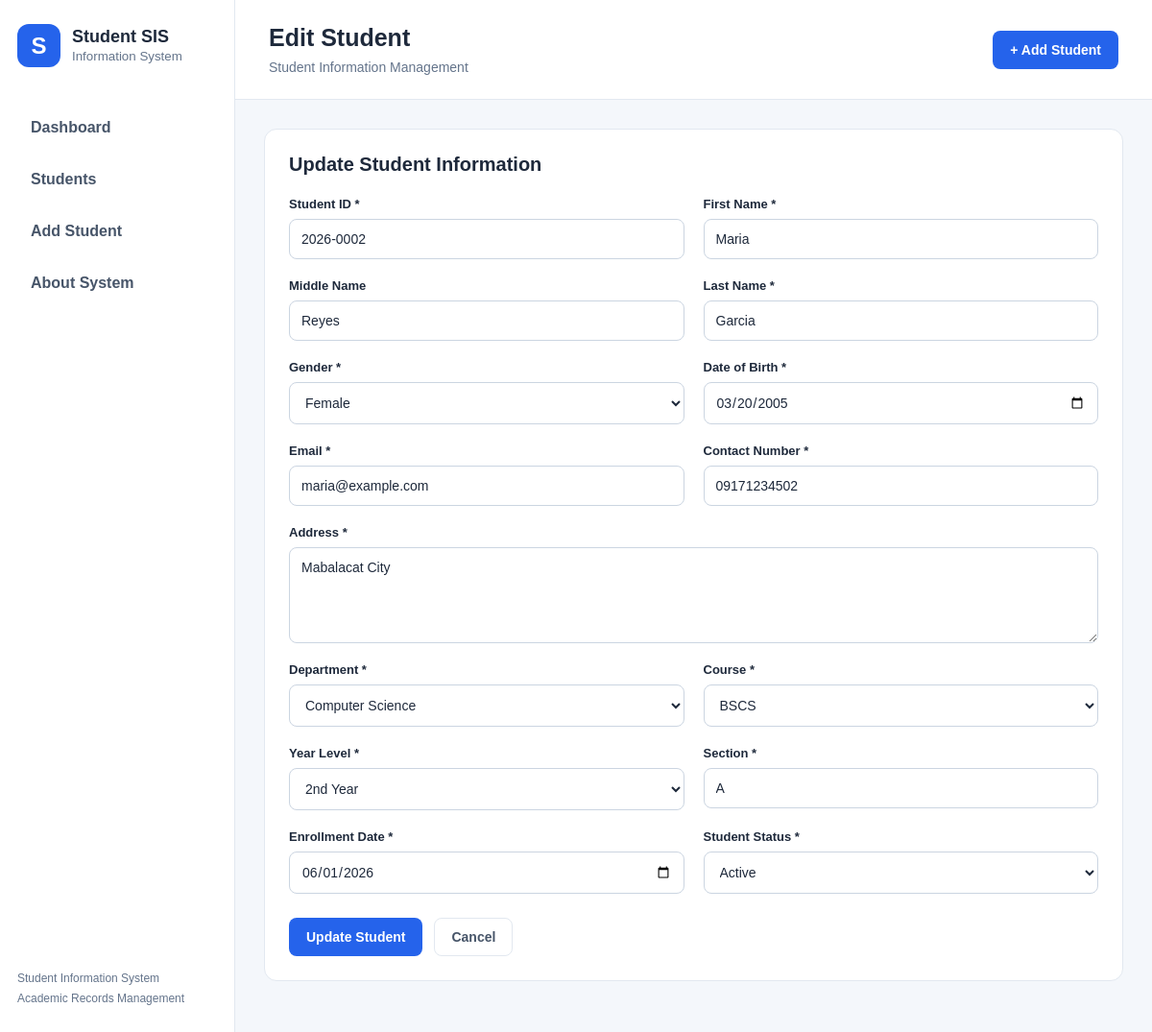
The page /edit_student/2 on the database its author committed.
### tables this page shows
CREATE TABLE students (
                id INTEGER PRIMARY KEY AUTOINCREMENT,
                student_id TEXT NOT NULL UNIQUE,
                first_name TEXT NOT NULL,
                middle_name TEXT,
                last_name TEXT NOT NULL,
                gender TEXT NOT NULL,
                date_of_birth TEXT NOT NULL,
                email TEXT NOT NULL,
                contact_number TEXT NOT NULL,
                address TEXT NOT NULL,
                department TEXT NOT NULL,
                course TEXT NOT NULL,
                year_level TEXT NOT NULL,
                section TEXT NOT NULL,
                enrollment_date TEXT NOT NULL,
                student_status TEXT NOT NULL
            );

### app.py (the view, shortened to what this page needs)
@app.route("/edit_student/<int:id>", methods=["GET", "POST"])
def edit_student(id):
    student = database.get_student(id)
    if student is None:
        abort(404)
    return render_template(
        "edit_student.html",
        student=student,
        departments=DEPARTMENTS,
        courses=COURSES,
        years=YEAR_LEVELS,
        statuses=STATUSES
    )

### database.py (called while the page is built)
@contextmanager
def get_connection():
    connection = sqlite3.connect(DATABASE, timeout=10)
    connection.row_factory = sqlite3.Row
    connection.execute("PRAGMA foreign_keys = ON")
    connection.execute("PRAGMA busy_timeout = 10000")
    try:
        yield connection
        connection.commit()
    except Exception:
        connection.rollback()
        raise
    finally:
        connection.close()

def get_student(student_id):
    with get_connection() as conn:
        return conn.execute(
            "SELECT * FROM students WHERE id = ?", (student_id,)
        ).fetchone()

### templates/edit_student.html (shortened to what this page needs)
{% extends "base.html" %}
{% block heading %}Edit Student{% endblock %}
{% block content %}
<div class="panel form-panel">
    <div class="panel-header">
        <h2>Update Student Information</h2>
    </div>
    <form method="POST"
          action="{{ url_for('edit_student', id=student.id) }}">
        {% include "student_form.html" %}
        <div class="form-actions">
            <button type="submit" class="btn btn-primary">
                Update Student
            </button>
            <a href="{{ url_for('students') }}" class="btn btn-outline">
                Cancel
            </a>
        </div>
    </form>
</div>
{% endblock %}

### templates/student_form.html (shortened to what this page needs)
<div class="form-grid">
    <div class="form-group">
        <label>Student ID *</label>
        <input name="student_id" required maxlength="30"
               value="{{ student.student_id if student else form_data.get('student_id', '') }}">
    </div>
    <div class="form-group">
        <label>First Name *</label>
        <input name="first_name" required maxlength="100"
               value="{{ student.first_name if student else form_data.get('first_name', '') }}">
    </div>
    <div class="form-group">
        <label>Middle Name</label>
        <input name="middle_name" maxlength="100"
               value="{{ student.middle_name if student else form_data.get('middle_name', '') }}">
    </div>
    <div class="form-group">
        <label>Last Name *</label>
        <input name="last_name" required maxlength="100"
               value="{{ student.last_name if student else form_data.get('last_name', '') }}">
    </div>
    <div class="form-group">
        <label>Gender *</label>
        <select name="gender" required>
            {% for value in ["Male", "Female"] %}
            <option value="{{ value }}"
                {% if (student.gender if student else form_data.get('gender', '')) == value %}selected{% endif %}>
                {{ value }}
            </option>
            {% endfor %}
        </select>
    </div>
    <div class="form-group">
        <label>Date of Birth *</label>
        <input type="date" name="date_of_birth" required
               value="{{ student.date_of_birth if student else form_data.get('date_of_birth', '') }}">
    </div>
    <div class="form-group">
        <label>Email *</label>
        <input type="email" name="email" required maxlength="254"
               value="{{ student.email if student else form_data.get('email', '') }}">
    </div>
    <div class="form-group">
        <label>Contact Number *</label>
        <input name="contact_number" required maxlength="20"
               value="{{ student.contact_number if student else form_data.get('contact_number', '') }}">
    </div>
    <div class="form-group full-width">
        <label>Address *</label>
        <textarea name="address" required maxlength="500">{{ student.address if student else form_data.get('address', '') }}</textarea>
    </div>
    <div class="form-group">
        <label>Department *</label>
        <select name="department" required>
            {% for value in departments %}
            <option value="{{ value }}"
                {% if (student.department if student else form_data.get('department', '')) == value %}selected{% endif %}>
                {{ value }}
            </option>
            {% endfor %}
        </select>
    </div>
    <div class="form-group">
        <label>Course *</label>
        <select name="course" required>
            {% for value in courses %}
            <option value="{{ value }}"
                {% if (student.course if student else form_data.get('course', '')) == value %}selected{% endif %}>
                {{ value }}
            </option>
            {% endfor %}
        </select>
    </div>
    <div class="form-group">
        <label>Year Level *</label>
        <select name="year_level" required>
            {% for value in years %}
            <option value="{{ value }}"
                {% if (student.year_level if student else form_data.get('year_level', '')) == value %}selected{% endif %}>
                {{ value }}
            </option>
            {% endfor %}
        </select>
    </div>
    <div class="form-group">
        <label>Section *</label>
        <input name="section" required maxlength="20"
               value="{{ student.section if student else form_data.get('section', '') }}">
    </div>
    <div class="form-group">
        <label>Enrollment Date *</label>
        <input type="date" name="enrollment_date" required
               value="{{ student.enrollment_date if student else form_data.get('enrollment_date', '') }}">
    </div>
    <div class="form-group">
        <label>Student Status *</label>
        <select name="student_status" required>
            {% for value in statuses %}
            <option value="{{ value }}"
                {% if (student.student_status if student else form_data.get('student_status', '')) == value %}selected{% endif %}>
                {{ value }}
            </option>
            {% endfor %}
        </select>
    </div>
</div>

### static/css/style.css (style rules this page uses)
:root { --primary: #2563eb; --primary-dark: #1d4ed8; --primary-light: #eff6ff; --white: #ffffff; --background: #f4f7fb; --border: #e2e8f0; --text: #1e293b; --muted: #64748b; --danger: #dc2626; --success: #15803d; }
* { box-sizing: border-box; }
body { margin: 0; font-family: Arial, Helvetica, sans-serif; background: var(--background); color: var(--text); }
a { text-decoration: none; color: var(--primary); }
.panel { background: white; border: 1px solid var(--border); border-radius: 13px; padding: 25px; margin-bottom: 25px; }
.panel-header { display: flex; justify-content: space-between; align-items: center; gap: 15px; margin-bottom: 22px; }
.panel-header h2 { margin: 0; font-size: 20px; }
.btn { display: inline-block; padding: 11px 17px; border-radius: 8px; border: 1px solid transparent; font-size: 14px; font-weight: 600; cursor: pointer; text-align: center; transition: 0.2s; font-family: inherit; }
.btn-primary { background: var(--primary); color: white; }
.btn-outline { background: white; color: #475569; border-color: var(--border); }
.form-panel { max-width: 1000px; }
.form-grid { display: grid; grid-template-columns: repeat(2, minmax(0, 1fr)); gap: 20px; }
.form-group { display: flex; flex-direction: column; gap: 8px; }
.form-group label { font-size: 13px; font-weight: 600; }
input, select, textarea { width: 100%; padding: 12px; border: 1px solid #cbd5e1; border-radius: 8px; background: white; font-family: inherit; font-size: 14px; color: var(--text); }
textarea { min-height: 100px; resize: vertical; }
.full-width { grid-column: 1 / -1; }
.form-actions { display: flex; gap: 12px; margin-top: 25px; }

### rows shown on the page
students: student_id "2026-0002", first_name "Maria", middle_name "Reyes", last_name "Garcia", gender "Female", date_of_birth "03/20/2005", email "maria@example.com", contact_number "09171234502", address "Mabalacat City", department "Computer Science", course "BSCS", year_level "2nd Year", section "A", enrollment_date "06/01/2026", student_status "Active"
